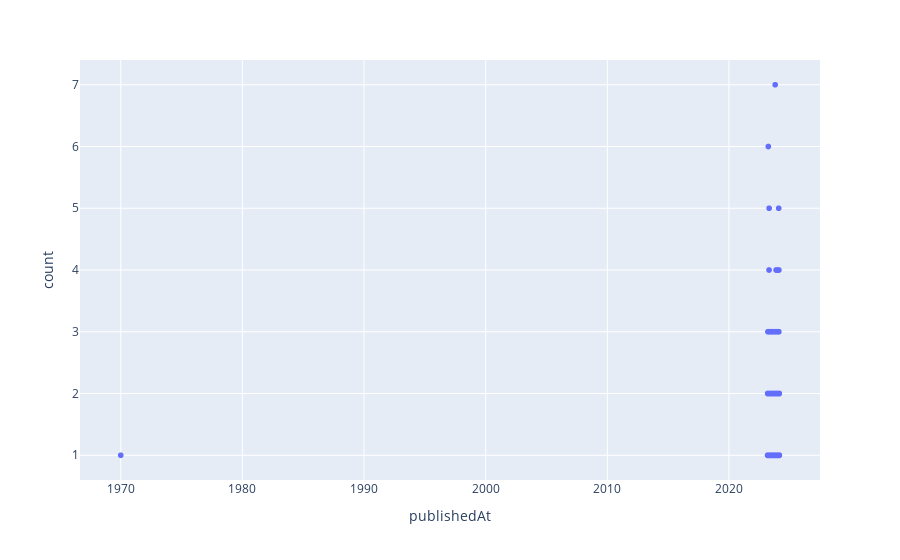

Notebook code for this chart:
### Code cell
grouped_data = pd.DataFrame(raw_data.groupby("publishedAt").size()).reset_index()
grouped_data.columns = ["publishedAt", "count"]
# plot publishedAt
px.scatter(data_frame=grouped_data, y= "count", x="publishedAt")

### Figure 1 — Plotly figure (JSON) as saved in the notebook; plotly's stock layout.template omitted (floating-point values rounded to 4 significant figures; data arrays with more than 128 entries replaced by an {"elided": "..."} marker saying what was removed)
{"data": [{"hovertemplate": "publishedAt=%{x}<br>count=%{y}<extra></extra>", "legendgroup": "", "marker": {"color": "#636efa", "symbol": "circle"}, "mode": "markers", "name": "", "showlegend": false, "type": "scattergl", "x": {"elided": "8344 str values"}, "xaxis": "x", "y": {"elided": "8344 int values"}, "yaxis": "y"}], "layout": {"legend": {"tracegroupgap": 0}, "margin": {"t": 60}, "xaxis": {"anchor": "y", "domain": [0, 1], "title": {"text": "publishedAt"}}, "yaxis": {"anchor": "x", "domain": [0, 1], "title": {"text": "count"}}}}
